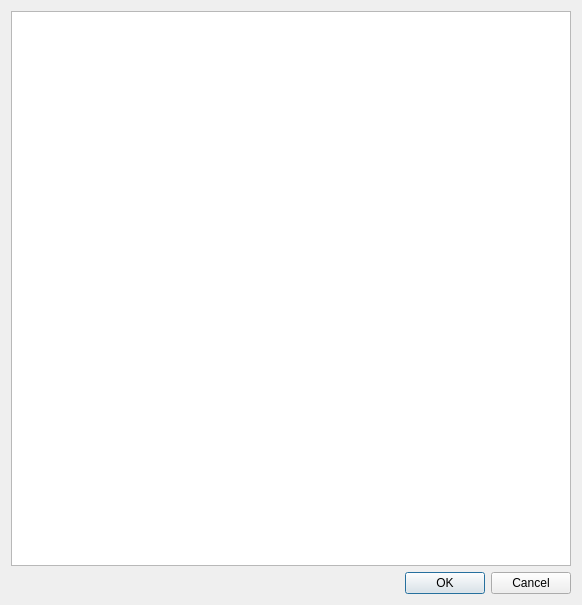
<?xml version="1.0" encoding="UTF-8"?>
<ui version="4.0">
 <class>TextDialog</class>
 <widget class="QDialog" name="TextDialog">
  <property name="geometry">
   <rect>
    <x>0</x>
    <y>0</y>
    <width>582</width>
    <height>605</height>
   </rect>
  </property>
  <property name="windowTitle">
   <string>Dialog</string>
  </property>
  <layout class="QVBoxLayout" name="verticalLayout">
   <item>
    <widget class="QTextEdit" name="textEdit"/>
   </item>
   <item>
    <widget class="QDialogButtonBox" name="buttonBox">
     <property name="orientation">
      <enum>Qt::Horizontal</enum>
     </property>
     <property name="standardButtons">
      <set>QDialogButtonBox::Cancel|QDialogButtonBox::Ok</set>
     </property>
    </widget>
   </item>
  </layout>
 </widget>
 <resources/>
 <connections>
  <connection>
   <sender>buttonBox</sender>
   <signal>accepted()</signal>
   <receiver>TextDialog</receiver>
   <slot>accept()</slot>
   <hints>
    <hint type="sourcelabel">
     <x>248</x>
     <y>254</y>
    </hint>
    <hint type="destinationlabel">
     <x>157</x>
     <y>274</y>
    </hint>
   </hints>
  </connection>
  <connection>
   <sender>buttonBox</sender>
   <signal>rejected()</signal>
   <receiver>TextDialog</receiver>
   <slot>reject()</slot>
   <hints>
    <hint type="sourcelabel">
     <x>316</x>
     <y>260</y>
    </hint>
    <hint type="destinationlabel">
     <x>286</x>
     <y>274</y>
    </hint>
   </hints>
  </connection>
 </connections>
</ui>
